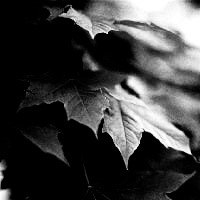
#> input picture л1/list.jpg, 200 x 200 px
$ jupyter execute 'Прохорова_ЛР1.ipynb'
#> lines starting #> are read from the running program, lines starting #| are printed output that depends on the picture
# ЗАДАНИЕ

1. Найти и скачать два изображения - серое и цветное, невысокого разрешения и размера (для высокой скорости обработки)

2. Реализовать на сером изображении константное увеличение и уменьшение интенсивности цвета (руками, с использованием numpy)

3. Реализовать на сером изображении константное умножение (к>1, 0<k<1) интенсивности цвета (руками, с использованием numpy)

4. Реализовать на сером изображении гамма-коррекцию интенсивности цвета (руками, с использованием numpy)

5. Реализовать на сером изображении "крутилку" контраста  (руками, с использованием numpy) за счет смешения изображений исходного и максимально контрастного

6. Реализовать преобразование цветного изображения к серому руками с использованием "волшебных" коэффициентов

7. Используя встроенные функции библиотек поменять цветовую схему цветного изображения (как минимум три варианта схем)

# Константное увеличение

[cell 1]
import numpy as np
import matplotlib
from matplotlib import pyplot as plt
from skimage import io
from PIL import Image

img = Image.open('list.jpg')
#> img is the input picture: PIL image 200x200 RGB; min 0, max 255, mean 62.1
arr = np.asarray(img, dtype='uint8')
#print(arr.flags)
#print(type(arr))
itog = arr.copy()

[cell 2]
print(arr)
#> (printed output is left out)

[cell 3]
# [4 lines of commented-out code are left out]

[cell 4]
constant=100
for i in range(len(itog)):
    for j in range(len(itog)):
        for x in range(3):
            if itog[i][j][x] + constant <=255:
                itog[i][j][x] += constant
            else: itog[i][j][x] = 255
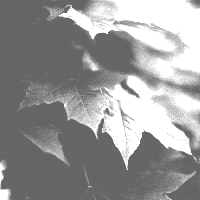
#> itog: shape (200, 200, 3); min 100, max 255, mean 151.2


print(itog)
#> (printed output is left out)

[cell 5]
io.imshow(itog)

# Константное уменьшение яркости

[cell 6]
img = Image.open('list.jpg')
arr = np.asarray(img, dtype='uint8')
itog = arr.copy()

[cell 7]
constant=100
for i in range(len(itog)):
    for j in range(len(itog)):
        for x in range(3):
            if itog[i][j][x] - constant >= 1:
                itog[i][j][x] -= constant
            else: itog[i][j][x] = 1

[cell 8]
io.imshow(itog)

# Константное умножение

[cell 9]
img = Image.open('list.jpg')
arr = np.asarray(img, dtype='uint8')
itog = arr.copy()

[cell 10]
constant=2
for i in range(len(itog)):
    for j in range(len(itog)):
        for x in range(3):
            if itog[i][j][x] * constant <= 255:
                itog[i][j][x] *= constant
            else: itog[i][j][x] = 255

[cell 11]
io.imshow(itog)

# Константное деление

[cell 12]
img = Image.open('list.jpg')
arr = np.asarray(img, dtype='uint8')
itog = arr.copy()

[cell 13]
constant=2
for i in range(len(itog)):
    for j in range(len(itog)):
        for x in range(3):
            if itog[i][j][x] / constant >= 1:
                itog[i][j][x] /= constant
            else: itog[i][j][x] = 1


print(itog)
#> (printed output is left out)

[cell 14]
io.imshow(itog)

# Гамма коррекция яркости +

[cell 15]
img = Image.open('list.jpg')
arr = np.asarray(img, dtype='uint8')
itog = arr.copy()

[cell 16]
constant=1.5
for i in range(len(itog)):
    for j in range(len(itog)):
        for x in range(3):
            if itog[i][j][x] ** constant <= 255:
                itog[i][j][x] = itog[i][j][x] ** constant
            else: itog[i][j][x] = 255

[cell 17]
io.imshow(itog)

# Гамма коррекция яркости -

[cell 18]
img = Image.open('list.jpg')
arr = np.asarray(img, dtype='uint8')
itog = arr.copy()

[cell 19]
constant=0.8
for i in range(len(itog)):
    for j in range(len(itog)):
        for x in range(3):
            if itog[i][j][x] ** constant <= 255 and itog[i][j][x] ** constant >= 1:
                itog[i][j][x] = itog[i][j][x] ** constant
            else:
                if itog[i][j][x] ** constant >= 255:
                    itog[i][j][x] = 255
                elif itog[i][j][x] ** constant <= 1:
                    itog[i][j][x] = 1
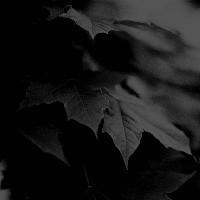
#> itog: shape (200, 200, 3); min 1, max 84, mean 23

[cell 20]
io.imshow(itog)

# преобразование цветного изображения к серому

[cell 21]
def convert():
    a = np.asarray(Image.open('ozzak.jpg'), dtype='uint8')
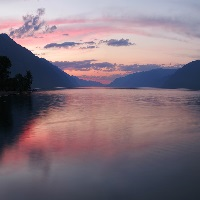
#> input picture л1/ozzak.jpg, 200 x 200 px
#> a is the input picture: shape (200, 200, 3); mean R, G, B 131.6, 114.3, 124.1
    b = np.array([[[0.21, 0.72, 0.07]]])
    sums = np.round(np.sum(a * b, axis=2)).astype(np.uint8)
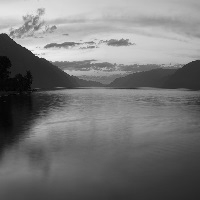
#> sums: shape (200, 200); min 0, max 243, mean 118.6
    k = np.repeat(sums, 3).reshape(a.shape)
    Image.fromarray(k).save('result.jpg')

[cell 22]
convert()

[cell 23]
img = Image.open('result.jpg')
img

# смешивание изображений

[cell 24]
img = Image.open('list.jpg')
arr = np.asarray(img, dtype='uint8')
itog = arr.copy()
a=0.9
for i in range(len(itog)):
    for j in range(len(itog)):
        for x in range(3):
            if (a*itog[i][j][x]) ** 1 + ((1-a)*itog[i][j][x]) ** 2 <= 255:
                itog[i][j][x] = (a*itog[i][j][x]) ** 1 + ((1-a)*itog[i][j][x]) ** 2
            else: itog[i][j][x] = 255
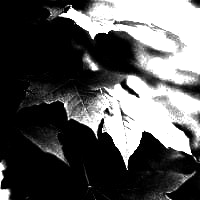
#> itog: shape (200, 200, 3); min 0, max 255, mean 85.9
io.imshow(itog)

# Изменение контрастности изображения

[cell 25]
img = Image.open('list.jpg')
arr = np.asarray(img, dtype='uint8')
itog = arr.copy()
r, g, b = img.split()

valuer = np.asarray(r, dtype='uint8')
valueg = np.asarray(g, dtype='uint8')
valueb = np.asarray(b, dtype='uint8')

[cell 26]
lAB = 0
for i in range(len(arr)):
    for j in range(len(arr)):

        lAB += arr[i][j][0] * 0.299 + arr[i][j][1] * 0.587 + arr[i][j][2] * 0.114
#> after the loop, lAB = 2485277

lAB /= len(arr) * len(arr)
#> lAB = 62.13

[cell 27]
#Коэффициент коррекции
correction = 50
b=[]
k = 1.0 + correction / 100.0
for i in range(256):
    delta = i - lAB
    temp  = lAB + k *delta

    if (temp < 0):
        temp = 0

    if (temp >= 255):
        temp = 255

    b.append(temp)
#> this loop made 256 passes
#> delta on passes 1 to 3: -62.13, -61.13, -60.13
#> after the loop, b = 256 values from 0 to 255

[cell 28]
for i in range(len(itog)):
    for j in range(len(itog)):
        for x in range(3):
            val = itog[i][j][x]
            itog[i][j][x] = b[val]
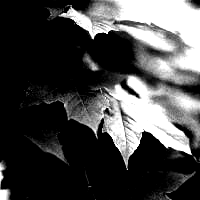
#> itog: shape (200, 200, 3); min 0, max 255, mean 69.7

[cell 29]
Image.fromarray(arr,'RGB').show()
Image.fromarray(itog,'RGB').show()
io.imshow(itog)

# Изменение цветовой схемы

[cell 30]
def rgb_to_hsv(rgb):
    h, s, v = 0, 0, 0
    r, g, b = rgb[0], rgb[1], rgb[2]
    r, g, b = r / 255.0, g / 255.0, b / 255.0
    cmax = max(r, g, b)
    cmin = min(r, g, b)
    delta = cmax - cmin
    if delta == 0: h = 0
    elif cmax == r: h = ((g - b) / delta) % 6
    elif cmax == g: h = ((b - r) / delta) + 2
    else: h = ((r - g) / delta) + 4
    h = round(h * 60)
    if cmax == 0: s = 0
    else: s = round((delta / cmax) * 100)
    v = round(cmax * 100)
    return (h, s, v)

def hsv_to_rgb(hsv):
    h, s, v = hsv[0], hsv[1], hsv[2]

    h /= 60
    s /= 100
    v /= 100

    c = v * s
    x = c * (1 - abs((h % 2) - 1))
    m = v - c

    if h < 1: r,g,b = c, x, 0
    elif h < 2: r,g,b = x, c, 0
    elif h < 3: r,g,b = 0, c, x
    elif h < 4: r,g,b = 0, x, c
    elif h < 5: r,g,b = x, 0, c
    else: r,g,b = c, 0, x

    r,g,b = (r + m) * 255, (g + m) * 255, (b + m) * 255

    return (r,g,b)

[cell 31]
def img_rgb_to_hsv(img):
    # Получение пикселей изображения в виде массива
    img_array = np.asarray(img, dtype='uint8').copy()
    # Получаем размер изображения
    width, height = len(img_array), len(img_array[0])
#> width = 200; height = 200
    for hor in range(width):
        for vert in range(height):
            img_array[hor][vert] = rgb_to_hsv(img_array[hor][vert])
#> this loop made 200 passes
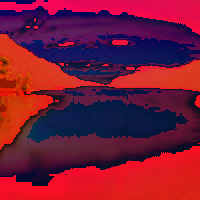
#> img_array: shape (200, 200, 3); mean R, G, B 120.3, 25.1, 55.6
    return img_array

def img_hsv_to_rgb(img):
    # Получаем размер изображения
    width, height = len(img), len(img[0])
    for hor in range(width):
        for vert in range(height):
            img[hor][vert] = hsv_to_rgb(img[hor][vert])
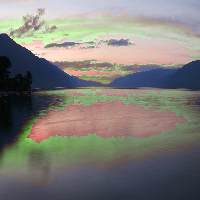
#> img: shape (200, 200, 3); mean R, G, B 126.5, 124.7, 119.6
    return img

[cell 32]
img = Image.open('ozzak.jpg')
hsv = img_rgb_to_hsv(img)
Image.fromarray(hsv)

[cell 33]
rgb = img_hsv_to_rgb(hsv)
Image.fromarray(rgb)

[cell 34]
def rgb2cmyk(rgb):
    r=rgb[0]
    g=rgb[1]
    b=rgb[2]
    rgb_scale=255
    cmyk_scale=100
    if (r, g, b) == (0, 0, 0):
        # значит черный
        return 0, 0, 0, cmyk_scale
    # rgb [0,255] -> cmy [0, 1]
    c = 1 - r / rgb_scale
    m = 1 - g / rgb_scale
    y = 1 - b / rgb_scale
    # извлекаем k [0, 1]
    min_cmy = min(c, m, y)
    c = (c - min_cmy) / (1 - min_cmy)
    m = (m - min_cmy) / (1 - min_cmy)
    y = (y - min_cmy) / (1 - min_cmy)
    k = min_cmy
    # масштабируем до диапазона [0, cmyk_scale]
    return c * cmyk_scale, m * cmyk_scale, y * cmyk_scale

[cell 35]
def cmyk2rgb(cmyk):
    c=cmyk[0]
    m=cmyk[1]
    y=cmyk[2]
    cmyk_scale=100
    rgb_scale=255
    c = c / cmyk_scale
    m = m / cmyk_scale
    y = y / cmyk_scale
    r = round(rgb_scale - ((min(1.0, c * (1.0))) * rgb_scale))
    g = round(rgb_scale - ((min(1.0, m * (1.0))) * rgb_scale))
    b = round(rgb_scale - ((min(1.0, y * (1.0))) * rgb_scale))
    return r, g, b

[cell 36]
def img_rgb2cmyk(img):
    # Получение пикселей изображения в виде массива
    img_array = np.asarray(img, dtype='uint8').copy()
    # Получаем размер изображения
    width, height = len(img_array), len(img_array[0])

    for hor in range(width):
        for vert in range(height):
            img_array[hor][vert]= rgb2cmyk(img_array[hor][vert])
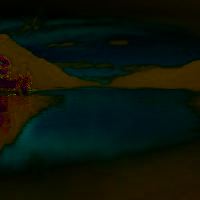
#> img_array: shape (200, 200, 3); mean R, G, B 12.5, 20.1, 9.8
    return img_array

def img_cmyk2rgb(img):
    # Получаем размер изображения
    width, height = len(img), len(img[0])
    for hor in range(width):
        for vert in range(height):
            img[hor][vert] = cmyk2rgb(img[hor][vert])
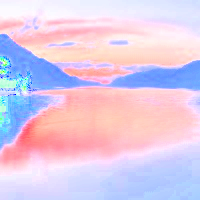
#> img: shape (200, 200, 3); mean R, G, B 223.2, 203.7, 230
    return img
